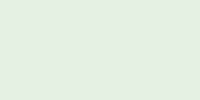
         <widget class="QWidget" name="horizontalWidget_16" native="true">
          <property name="sizePolicy">
           <sizepolicy hsizetype="Preferred" vsizetype="Maximum">
            <horstretch>0</horstretch>
            <verstretch>0</verstretch>
           </sizepolicy>
          </property>
          <property name="styleSheet">
           <string notr="true"/>
          </property>
          <layout class="QHBoxLayout" name="horizontalLayout_45" stretch="1,1,1,1,1">
           <property name="spacing">
            <number>0</number>
           </property>
           <property name="sizeConstraint">
            <enum>QLayout::SetDefaultConstraint</enum>
           </property>
           <property name="leftMargin">
            <number>0</number>
           </property>
           <property name="topMargin">
            <number>0</number>
           </property>
           <property name="rightMargin">
            <number>0</number>
           </property>
           <property name="bottomMargin">
            <number>0</number>
           </property>
           <item>
            <widget class="QPushButton" name="btn_fence_h20">
             <property name="sizePolicy">
              <sizepolicy hsizetype="Minimum" vsizetype="Minimum">
               <horstretch>0</horstretch>
               <verstretch>0</verstretch>
              </sizepolicy>
             </property>
             <property name="minimumSize">
              <size>
               <width>1</width>
               <height>1</height>
              </size>
             </property>
             <property name="maximumSize">
              <size>
               <width>16777215</width>
               <height>16777215</height>
              </size>
             </property>
             <property name="styleSheet">
              <string notr="true">border:0.5px solid rgba(255, 255, 255, 28);
background-color: rgba(0, 255, 0, 12);</string>
             </property>
             <property name="text">
              <string/>
             </property>
            </widget>
           </item>
           <item>
            <widget class="QPushButton" name="btn_fence_h21">
             <property name="enabled">
              <bool>true</bool>
             </property>
             <property name="sizePolicy">
              <sizepolicy hsizetype="Minimum" vsizetype="Minimum">
               <horstretch>0</horstretch>
               <verstretch>0</verstretch>
              </sizepolicy>
             </property>
             <property name="minimumSize">
              <size>
               <width>1</width>
               <height>1</height>
              </size>
             </property>
             <property name="maximumSize">
              <size>
               <width>16777215</width>
               <height>16777215</height>
              </size>
             </property>
             <property name="toolTipDuration">
              <number>-1</number>
             </property>
             <property name="styleSheet">
              <string notr="true">border:0.5px solid rgba(255, 255, 255, 28);
background-color: rgba(0, 255, 0, 12);</string>
             </property>
             <property name="text">
              <string/>
             </property>
            </widget>
           </item>
           <item>
            <widget class="QPushButton" name="btn_fence_h22">
             <property name="sizePolicy">
              <sizepolicy hsizetype="Minimum" vsizetype="Minimum">
               <horstretch>0</horstretch>
               <verstretch>0</verstretch>
              </sizepolicy>
             </property>
             <property name="minimumSize">
              <size>
               <width>1</width>
               <height>1</height>
              </size>
             </property>
             <property name="maximumSize">
              <size>
               <width>16777215</width>
               <height>16777215</height>
              </size>
             </property>
             <property name="styleSheet">
              <string notr="true">border:0.5px solid rgba(255, 255, 255, 28);
background-color: rgba(0, 255, 0, 12);</string>
             </property>
             <property name="text">
              <string/>
             </property>
            </widget>
           </item>
           <item>
            <widget class="QPushButton" name="btn_fence_h23">
             <property name="sizePolicy">
              <sizepolicy hsizetype="Minimum" vsizetype="Minimum">
               <horstretch>0</horstretch>
               <verstretch>0</verstretch>
              </sizepolicy>
             </property>
             <property name="minimumSize">
              <size>
               <width>1</width>
               <height>1</height>
              </size>
             </property>
             <property name="maximumSize">
              <size>
               <width>16777215</width>
               <height>16777215</height>
              </size>
             </property>
             <property name="styleSheet">
              <string notr="true">border:0.5px solid rgba(255, 255, 255, 28);
background-color: rgba(0, 255, 0, 12);</string>
             </property>
             <property name="text">
              <string/>
             </property>
            </widget>
           </item>
           <item>
            <widget class="QPushButton" name="btn_fence_h24">
             <property name="sizePolicy">
              <sizepolicy hsizetype="Minimum" vsizetype="Minimum">
               <horstretch>0</horstretch>
               <verstretch>0</verstretch>
              </sizepolicy>
             </property>
             <property name="minimumSize">
              <size>
               <width>1</width>
               <height>1</height>
              </size>
             </property>
             <property name="maximumSize">
              <size>
               <width>16777215</width>
               <height>16777215</height>
              </size>
             </property>
             <property name="styleSheet">
              <string notr="true">border:0.5px solid rgba(255, 255, 255, 28);
background-color: rgba(0, 255, 0, 12);</string>
             </property>
             <property name="text">
              <string/>
             </property>
            </widget>
           </item>
          </layout>
         </widget>
